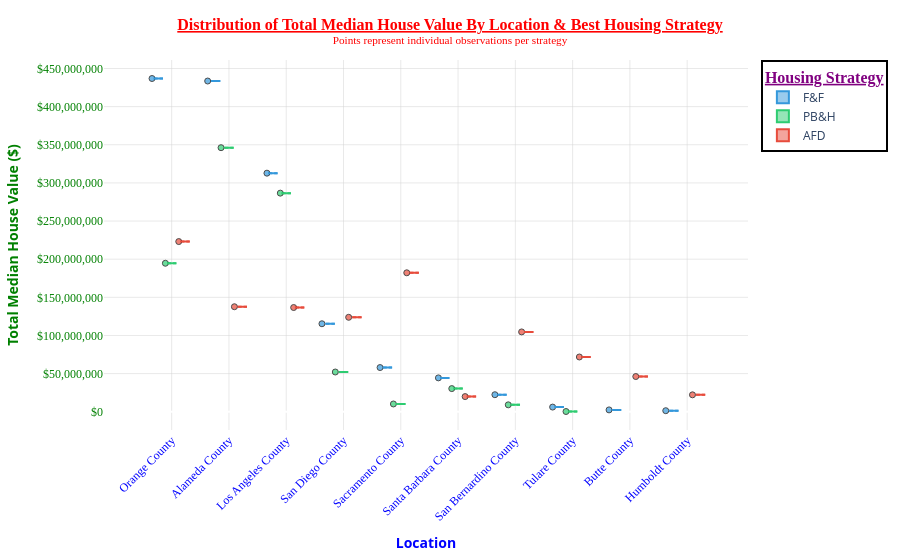

Notebook code for this chart:
### Markdown cell above
**`Boxplot - Total Median House Value ($) By Location & Best Housing Strategy`**.

### Code cell
# ── Imports ──────────────────────────────────────────────────────────────────
import plotly.express as px
# import plotly.io as pio                                 # 👈 Add this

# pio.renderers.default = "plotly_mimetype+notebook"     # 👈 Add this
# # ─────────────────────────────────────────────────────────────────────────────

fig = px.box(
    c_loc_hs,
    x="location_name",
    y="sum",
    color="Best Strategy Short",
    
    # Fomat hover_data values
    hover_data={
        "Cluster": True,       # no format change
        "median": ":$,.0f",    # ✅ formatted as \$1,234
        "proportion": ":.2%",  # ✅ formatted as 15.00%
        "Risk": True,          # no format change
        "Return": True,        # no format change    
    },
    points="all",                # 'all', 'outliers', 'suspectedoutliers', False
    notched=False,               # True = notched box (confidence interval around median)
    color_discrete_map={
        "PB&H": "#2ecc71",   # green — premium
        "F&F":  "#3498db",   # blue — mid
        "AFD":  "#e74c3c"    # red — affordable
    },
)

fig.update_traces(
    marker=dict(
        size=6,
        opacity=0.7,
        line=dict(width=1, color="black")
    ),
    boxmean=True,                # ✅ Shows mean as dashed line inside box
)

fig.update_layout(
    title={
        "text": "<b><u>Distribution of Total Median House Value By Location & Best Housing Strategy</u></b>"
                "<br><sup>Points represent individual observations per strategy</sup>",
        "x": 0.5,
        "xanchor": "center",
        "font": {"family": "Tahoma", "size": 16, "color": "red"},
    },
    xaxis_title="<b>Location</b>",
    xaxis=dict(
        color="blue",
        # tickformat="$,.0f",
        tickangle=-45,
        tickfont=dict(family="Tahoma", size=12, color="blue"),
        showgrid=True,
        gridcolor="lightgrey",
        gridwidth=0.5,
    ),
    yaxis_title="<b>Total Median House Value ($)</b>",
    yaxis=dict(
        color="green",
        tickformat="$,.0f",
        tickangle=0,
        tickfont=dict(family="Tahoma", size=12, color="green"),
        showgrid=True,
        gridcolor="lightgrey",
        gridwidth=0.5,
    ),
    legend_title={
        "text": "<u><b>Housing Strategy</b></u>",
        "font": {"family": "Tahoma", "size": 16, "color": "purple"},
    },
    legend=dict(
        bgcolor="white",
        bordercolor="black",
        borderwidth=2,
    ),
    plot_bgcolor="white",
    hoverlabel=dict(
        #bgcolor="white",
        font_size=12,
        font_family="Tahoma",
    ),
    boxmode="group",             # ✅ Groups boxes side by side per location
)

#==#

# Define path
# my_path = r"C:\Users\tailb\Downloads"

#==#

# Save as PNG using path
# fig.write_image(os.path.join(my_path, "X.png"))
# print(f"✅ Saved to: {my_path}/X.png")


#==#

# Save as PDF using path
# fig.write_image(os.path.join(my_path, "X.pdf"), width=1920, height=1080, scale=2)
# print(f"✅ Saved to: {my_path}/X.pdf")


#==#

# ── Save Options (uncomment as needed) ──────────────────────────────────────
# fig.write_image("boxplot.jpeg")
# fig.write_image("boxplot.svg")
# fig.write_image("boxplot.pdf")
# fig.write_html("boxplot.html")
# ────────────────────────────────────────────────────────────────────────────

# # line = "─" * 60
# # print(line)

#==#

fig.show()

### Figure 1 — Plotly figure (JSON) as saved in the notebook; plotly's stock layout.template omitted (floating-point values rounded to 4 significant figures)
{"data": [{"alignmentgroup": "True", "boxmean": true, "boxpoints": "all", "customdata": [[7, 217600, 0.1125, "Low-Medium", "Medium"], [5, 235200, 0.1059, "Low-Medium", "Medium"], [0, 225000, 0.07882, "Low-Medium", "Medium"], [3, 219600, 0.02929, "Low-Medium", "Medium"], [1, 204500, 0.01562, "Low-Medium", "Medium"], [9, 239600, 0.01064, "Low-Medium", "Medium"], [8, 214500, 0.005949, "Low-Medium", "Medium"], [2, 214300, 0.001659, "Low-Medium", "Medium"], [6, 196900, 0.0006864, "Low-Medium", "Medium"], [4, 219950, 0.0003432, "Low-Medium", "Medium"]], "hovertemplate": "Best Strategy Short=F&F<br>location_name=%{x}<br>sum=%{y}<br>Cluster=%{customdata[0]}<br>median=%{customdata[1]:$,.0f}<br>proportion=%{customdata[2]:.2%}<br>Risk=%{customdata[3]}<br>Return=%{customdata[4]}<extra></extra>", "legendgroup": "F&F", "marker": {"color": "#3498db", "line": {"color": "black", "width": 1}, "opacity": 0.7, "size": 6}, "name": "F&F", "notched": false, "offsetgroup": "F&F", "orientation": "v", "showlegend": true, "type": "box", "x": ["Orange County", "Alameda County", "Los Angeles County", "San Diego County", "Sacramento County", "Santa Barbara County", "San Bernardino County", "Tulare County", "Butte County", "Humboldt County"], "x0": " ", "xaxis": "x", "y": [436883100, 433579300, 312791600, 115367100, 57950700, 44403200, 22360700, 6123800, 2445900, 1401600], "y0": " ", "yaxis": "y"}, {"alignmentgroup": "True", "boxmean": true, "boxpoints": "all", "customdata": [[5, 353800, 0.05405, "Low", "High"], [0, 355150, 0.0445, "Low", "High"], [7, 352200, 0.03049, "Low", "High"], [3, 359650, 0.008122, "Low", "High"], [9, 346000, 0.004862, "Low", "High"], [1, 347000, 0.001602, "Low", "High"], [8, 342400, 0.001487, "Low", "High"], [2, 345900, 5.72e-05, "Low", "High"]], "hovertemplate": "Best Strategy Short=PB&H<br>location_name=%{x}<br>sum=%{y}<br>Cluster=%{customdata[0]}<br>median=%{customdata[1]:$,.0f}<br>proportion=%{customdata[2]:.2%}<br>Risk=%{customdata[3]}<br>Return=%{customdata[4]}<extra></extra>", "legendgroup": "PB&H", "marker": {"color": "#2ecc71", "line": {"color": "black", "width": 1}, "opacity": 0.7, "size": 6}, "name": "PB&H", "notched": false, "offsetgroup": "PB&H", "orientation": "v", "showlegend": true, "type": "box", "x": ["Alameda County", "Los Angeles County", "Orange County", "San Diego County", "Santa Barbara County", "Sacramento County", "San Bernardino County", "Tulare County"], "x0": " ", "xaxis": "x", "y": [346186900, 286610400, 194681500, 52129300, 30367900, 10205700, 9074500, 345900], "y0": " ", "yaxis": "y"}, {"alignmentgroup": "True", "boxmean": true, "boxpoints": "all", "customdata": [[7, 151400, 0.08849, "Medium", "Low-Medium"], [1, 117100, 0.08809, "Medium", "Low-Medium"], [5, 139800, 0.05857, "Medium", "Low-Medium"], [0, 136700, 0.05914, "Medium", "Low-Medium"], [3, 135650, 0.054, "Medium", "Low-Medium"], [8, 109950, 0.054, "Medium", "Low-Medium"], [2, 89500, 0.0429, "Medium", "Low-Medium"], [6, 92800, 0.027, "Medium", "Low-Medium"], [4, 93250, 0.0127, "Medium", "Low-Medium"], [9, 135750, 0.00858, "Medium", "Low-Medium"]], "hovertemplate": "Best Strategy Short=AFD<br>location_name=%{x}<br>sum=%{y}<br>Cluster=%{customdata[0]}<br>median=%{customdata[1]:$,.0f}<br>proportion=%{customdata[2]:.2%}<br>Risk=%{customdata[3]}<br>Return=%{customdata[4]}<extra></extra>", "legendgroup": "AFD", "marker": {"color": "#e74c3c", "line": {"color": "black", "width": 1}, "opacity": 0.7, "size": 6}, "name": "AFD", "notched": false, "offsetgroup": "AFD", "orientation": "v", "showlegend": true, "type": "box", "x": ["Orange County", "Sacramento County", "Alameda County", "Los Angeles County", "San Diego County", "San Bernardino County", "Tulare County", "Butte County", "Humboldt County", "Santa Barbara County"], "x0": " ", "xaxis": "x", "y": [223104700, 182158100, 137685300, 136648800, 123837600, 104680000, 71802300, 46176600, 22187800, 19896800], "y0": " ", "yaxis": "y"}], "layout": {"boxmode": "group", "hoverlabel": {"font": {"family": "Tahoma", "size": 12}}, "legend": {"bgcolor": "white", "bordercolor": "black", "borderwidth": 2, "title": {"font": {"color": "purple", "family": "Tahoma", "size": 16}, "text": "<u><b>Housing Strategy</b></u>"}, "tracegroupgap": 0}, "margin": {"t": 60}, "plot_bgcolor": "white", "title": {"font": {"color": "red", "family": "Tahoma", "size": 16}, "text": "<b><u>Distribution of Total Median House Value By Location & Best Housing Strategy</u></b><br><sup>Points represent individual observations per strategy</sup>", "x": 0.5, "xanchor": "center"}, "xaxis": {"anchor": "y", "color": "blue", "domain": [0, 1], "gridcolor": "lightgrey", "gridwidth": 0.5, "showgrid": true, "tickangle": -45, "tickfont": {"color": "blue", "family": "Tahoma", "size": 12}, "title": {"text": "<b>Location</b>"}}, "yaxis": {"anchor": "x", "color": "green", "domain": [0, 1], "gridcolor": "lightgrey", "gridwidth": 0.5, "showgrid": true, "tickangle": 0, "tickfont": {"color": "green", "family": "Tahoma", "size": 12}, "tickformat": "$,.0f", "title": {"text": "<b>Total Median House Value ($)</b>"}}}}
